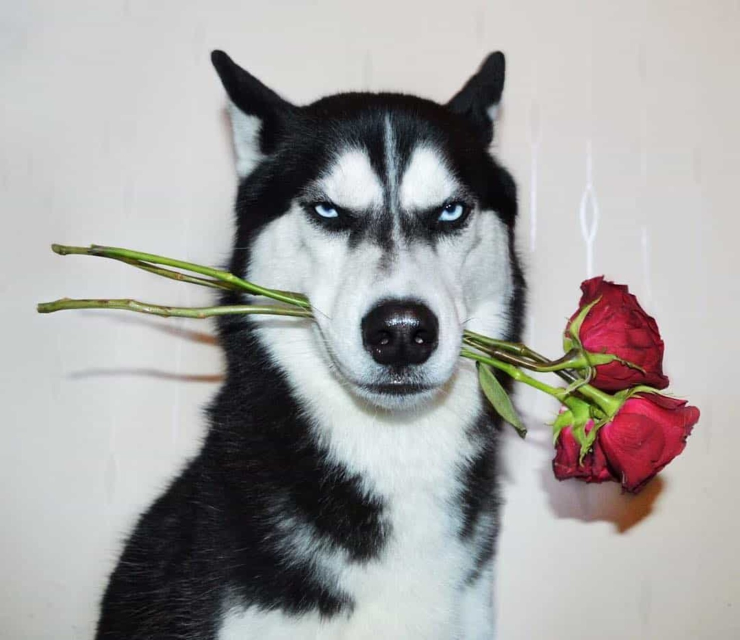
#> input picture HOG/hinh-cho-hai-husky-ngam-bong.jpg, 1479 x 1280 px, found by its file name (shown at 1/2 size)
$ python HOG.py
#> lines starting #> are read from the running program, lines starting #| are printed output that depends on the picture
import cv2
import numpy as np

# --- 1. Load ảnh và resize ---
img_path = r"/media/pphong/New Volume/ML & DL/ML/HOG/hinh-cho-hai-husky-ngam-bong.jpg"
img = cv2.imread(img_path, cv2.IMREAD_GRAYSCALE)   # đọc ảnh grayscale
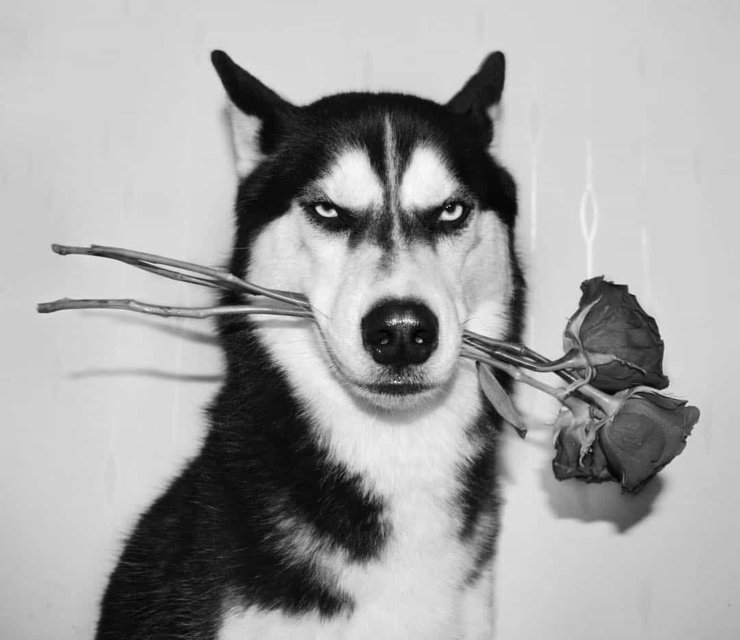
#> img: shape (1280, 1479) (shown at 1/2 size); min 0, max 252, mean 163.6
img = cv2.resize(img, (64, 128))                   # resize về chuẩn HOG: 64x128
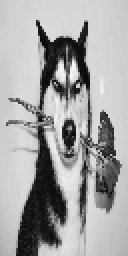
#> img: shape (128, 64) (shown 2 times larger); min 2, max 250, mean 163.5

# --- 2. Tính gradient thủ công ---
# 1. Tạo kernel Sobel thủ công
Sx = np.array([[-1, 0, 1],
               [-2, 0, 2],
               [-1, 0, 1]], dtype=np.float32)

Sy = np.array([[-1, -2, -1],
               [ 0,  0,  0],
               [ 1,  2,  1]], dtype=np.float32)

# 2. Convolution (tích chập) để tính Gx, Gy
Gx = cv2.filter2D(img.astype(np.float32), -1, Sx)   # gradient theo trục x
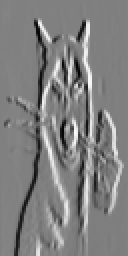
#> Gx: shape (128, 64) float32 (shown 2 times larger); min -859, max 844, mean -0.1; drawn with min black and max white
Gy = cv2.filter2D(img.astype(np.float32), -1, Sy)   # gradient theo trục y
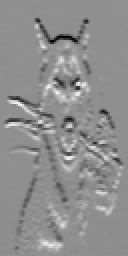
#> Gy: shape (128, 64) float32 (shown 2 times larger); min -767, max 595, mean -2.6; drawn with min black and max white

magnitude = np.sqrt(Gx**2 + Gy**2)                 # độ lớn vector gradient M = sqrt(Gx^2+Gy^2)
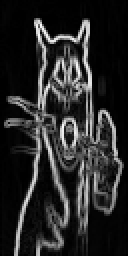
#> magnitude: shape (128, 64) float32 (shown 2 times larger); min 0, max 894.3, mean 140.5; drawn with min black and max white
angle = np.arctan2(Gy, Gx) * 180 / np.pi           # tính góc gradient (radian -> độ)
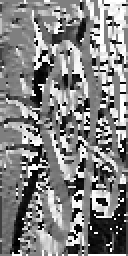
#> angle: shape (128, 64) float32 (shown 2 times larger); min -179.8, max 180, mean 4; drawn with min black and max white
angle[angle < 0] += 180                            # chuẩn hóa về khoảng [0,180) (unsigned)
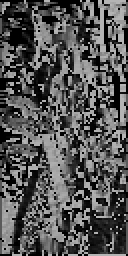
#> angle: shape (128, 64) float32 (shown 2 times larger); min 0, max 180, mean 83.9

# --- 3. Chia cell 8x8 và tính histogram ---
cell_size = 8                                      # kích thước cell = 8x8 pixels
nbins = 9                                          # số bins của histogram = 9
bin_width = 180 // nbins                           # độ rộng mỗi bin = 20°

n_cells_x = img.shape[1] // cell_size              # số cell theo chiều ngang = 64/8 = 8
#> n_cells_x = 8
n_cells_y = img.shape[0] // cell_size              # số cell theo chiều dọc = 128/8 = 16
#> n_cells_y = 16

# mảng lưu histogram cho từng cell, kích thước (16, 8, 9)
hist_cells = np.zeros((n_cells_y, n_cells_x, nbins))

for i in range(n_cells_y):                         # duyệt cell theo chiều dọc
    for j in range(n_cells_x):                     # duyệt cell theo chiều ngang
        # lấy magnitude và angle trong cell hiện tại
        cell_mag = magnitude[i*cell_size:(i+1)*cell_size,
                             j*cell_size:(j+1)*cell_size]
        cell_angle = angle[i*cell_size:(i+1)*cell_size,
                           j*cell_size:(j+1)*cell_size]

        for u in range(cell_size):                 # duyệt từng pixel trong cell
            for v in range(cell_size):
                a = cell_angle[u, v]               # góc gradient tại pixel
                m = cell_mag[u, v]                 # độ lớn gradient tại pixel
                bin_idx = int(a // bin_width)      # bin gần nhất bên trái
                if bin_idx >= nbins:               # FIX: nếu góc =180° thì bin_idx = 9 -> vượt mảng
                    bin_idx = nbins - 1            # ép về bin cuối (bin số 8)
                next_bin = (bin_idx + 1) % nbins   # bin kế tiếp bên phải (dùng modulo để vòng tròn)
                ratio = (a - bin_idx*bin_width) / bin_width   # tỉ lệ nội suy tuyến tính
                hist_cells[i, j, bin_idx] += m * (1 - ratio)  # cộng magnitude * tỉ lệ vào bin trái
                hist_cells[i, j, next_bin] += m * ratio       # cộng magnitude * tỉ lệ vào bin phải

# --- 4. Gom cell thành block và chuẩn hoá ---
block_size = 2                                     # block = 2x2 cells
block_features = []                                # danh sách vector đặc trưng block

for i in range(n_cells_y - block_size + 1):        # duyệt block theo chiều dọc
    for j in range(n_cells_x - block_size + 1):    # duyệt block theo chiều ngang
        # lấy histogram 4 cell (2x2), rồi nối lại thành vector 36 chiều
        block = hist_cells[i:i+block_size, j:j+block_size, :].ravel()
        norm = np.linalg.norm(block) + 1e-5        # chuẩn hoá L2 (cộng epsilon để tránh chia 0)
        block = block / norm                       # vector sau chuẩn hoá
        block_features.append(block)               # thêm block vào danh sách
#> after the loop, block_features = 105 items

# nối toàn bộ block -> vector HOG
hog_vector = np.concatenate(block_features)
#> hog_vector = 3780 values, max 0.947 at index 2548, min 0 at index 6, mean 0.0921

print("Chiều dài vector HOG:", hog_vector.shape[0]) # in số chiều HOG (chuẩn = 3780)
#| Chiều dài vector HOG: 3780
print("Vector HOG:", hog_vector)                     # in vector HOG
#> (printed output is left out)
